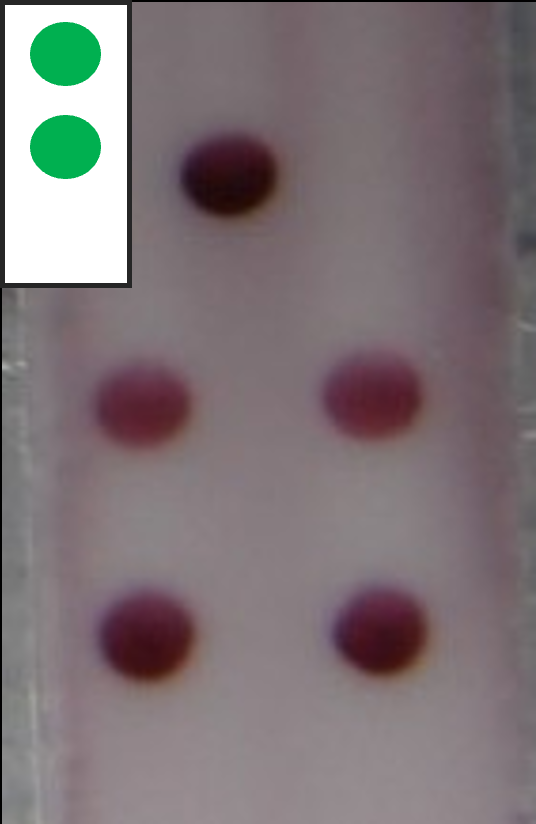
//> input picture CircleDetector/test/green_two.png, 536 x 824 px
$ ./CircleDetector   (built with g++ and OpenCV 4)
//> lines starting //> are read from the running program, lines starting //| are printed output that depends on the picture; after the words box and inside, x2 and y2 are one past the last pixel; in counts of white or black regions, pixels touching at a corner belong together
// CircleDetector.cpp : 이 파일에는 'main' 함수가 포함됩니다. 거기서 프로그램 실행이 시작되고 종료됩니다.
#include <iostream>
#include <thread>
#include <list>
#include <mutex>

#include <stdlib.h>
#include <stdio.h>

#include <opencv2/core.hpp>
#include <opencv2/opencv.hpp>
#include <opencv2/imgcodecs.hpp>
#include <opencv2/highgui.hpp>

using namespace std;
using namespace cv;

list<int> datas;

double RValue(Mat image)
{
    list <int> bluel_ist;
    list <int> green_list;
    list <int> red_list;

    //전달받은 Material 값에서 R채널 값만 따로 저장함
    for (int row = 0; row < image.rows; row++)
    {
        for (int col = 0; col < image.cols; col++)
        {
            //opencv는 BGR 채널을 쓰므로
            //0,1,2 중 가장 마지막 2채널의 image.at Material 값을 Vec3b 로 형변환하여 리스트에 저장
            red_list.push_back(image.at<Vec3b>(row, col)[2]);
        }

        //한 col을 다 돌고 난 후에는 다음 col로 넘어가기 위해 \n 을 적용
        cout << "\n" << endl;
    }

    int result = 0;

    red_list.sort();
    red_list.reverse();

    //list 반복자 선언
    list<int>::iterator it;
    int i = 0;

    //red_list 안을 반복하는 iterator it이
    //red_list의 시작에서 끝까지 돌게 될 동안
    for (it = red_list.begin(); it != red_list.end(); it++)
    {
        //왜 굳이 4*3으로 나눈다고 썼을까?
        //리턴값도 동일한 형태이므로, 채널 값을 조절하기 위한 방편이 아닐까? 생각됨
        if (i < red_list.size() / 4 * 3)
        {
            result = result + *it;
        }
    }

    return result / (red_list.size() / 4 * 3);

}

//교체된 테스트 이미지의 원 좌표를 확인할 수 있는 함수
// [46 lines left out: function printXY, not called in this run]

//카트리지 구역 내의 원 개수를 반환하는 함수
string CatrigdeHough(Mat CatRegion)
{

    //최종 결과물인 색깔 이름
    string color_name;

    //노랑과 같이 색깔이 옅은 경우,
    //카트리지에서 원의 개체수를 인지하기 어려운 문제가 발생하므로
    //이를 해결하기 위해 히스토그램 평활화를 적용
    Mat blurred;
    cvtColor(CatRegion, blurred, COLOR_BGR2GRAY);
    equalizeHist(blurred, blurred);
    blur(blurred, blurred, Size(3, 3));

    cout << blurred.rows << endl;
    vector<Vec3f> circles;

    //허프 원 검출 알고리즘을 통해
    //정해진 구역(카트리지 스티커 구역) 내 원을 검출함
    HoughCircles(blurred, circles, HOUGH_GRADIENT, 1, 50, 150, 21, 2, 500);

    int circle_count = 0;

#pragma region 검출한 원을 그려내는 부분(선택사항)
    // [15 lines of commented-out code are left out]
#pragma endregion

#pragma region 카트리지 내의 원에서 색깔을 검출하는 함수

    string color_value;
    Mat tmp = CatRegion.clone();

    Vec3f c = circles.at(0);

    //원을 포함한 rec을 먼저 얻은 뒤,
    //원과 mask를 통해 해당 영역을 검출한다.

        Point center(cvRound(c[0]), cvRound(c[1]));
        int radius = cvRound(c[2]);

        Rect rect(center.x - radius, center.y - radius, radius * 2, radius * 2);
        Mat roi(tmp, rect);
        Mat mask(roi.size(), roi.type(), Scalar::all(0));

        circle(mask, Point(radius, radius), radius, Scalar::all(255), -1);

        //최종적으로 얻은 원 구역
        Mat cropped_circle = roi & mask;

        Mat HSV_colorSpace;
        cvtColor(cropped_circle, HSV_colorSpace, COLOR_BGR2HSV);

        // hsv 컬러공간을 평균내어 Scalar값으로 변환
        Scalar mean_hsv = mean(HSV_colorSpace);

        //평균값으로만 채운 Mat을 구하고, 이 Mat의 값이 어느 범위에 속하는지 알아내어
        //색깔값 반환
        Mat mean_mat(HSV_colorSpace.rows, HSV_colorSpace.cols, CV_8UC3, Scalar(mean_hsv[0], mean_hsv[1], mean_hsv[2]));

        double mean_temp = mean_hsv[0];

        //blue, green, purple, red, yellow 중에
        //1개의 값 찾기
        if (mean_temp >= 22 && mean_temp <= 38)
        {
            color_name = "Yellow";
        }
        else if(mean_temp >= 38 && mean_temp <= 75)
        {
            color_name = "Green";
        }
        else if (mean_temp >= 75 && mean_temp <= 130)
        {
            color_name = "Blue";
        }
        else if (mean_temp >= 130 && mean_temp <= 160)
        {
            color_name = "Purple";
        }
        // hsv 공간에서 red의 영역은 시작과 끝에 걸쳐 분포하기 때문에 다음과 같이 2 영역에 해당
        else if (mean_temp >= 160 && mean_temp <= 179  ||  mean_temp < 22 && mean_temp >= 0)
        {
            color_name = "Red";
        }


#pragma endregion

    string _count = "";
    circle_count = circles.size();
    _count = to_string(circle_count) + color_name;

    return _count;
}


int main(int ac, char** av)
{

    //테스트용 파일을 읽어와 Mat 변환
    Mat image_origin;
    image_origin = imread("test/green_two.png");
//> image_origin is the input picture: 824 rows x 536 cols, CV_8UC3; mean B, G, R 119.3, 116.5, 126.7

    //정해진 위치에 테스트 파일이 없을 경우를 대비한 예외처리
    if (image_origin.rows < 0 || image_origin.cols < 0) { cout << "[SYSTEM] Please Check Test file. Test File Error : Null" << endl; }

#pragma region  테스트 이미지 내의 원 좌표 식별 함수
    /*imshow("image", image_origin);
    setMouseCallback("image", printXY, 0);

    waitKey(0);*/
#pragma endregion

#pragma region 검출 좌표들(Contol)

    //테스트 이미지의 크기를 정의
    //536*824 사이즈의 테스트 이미지
    int endofimage_x = 536;
    int endofimage_y = 824;

    //notion 페이지 표 참조
    //시약 반응이 나타나는 5개의 점 좌표를 다음과 같이 고정 입력합니다.
    //각 2개가 한 쌍의 범위입니다. (1,2   3,4   5,6   7,8   9,10)
    int x_1 = 179;
    int y_1 = 127;
    int x_2 = 273;
    int y_2 = 218;

    int x_3 = 96;
    int y_3 = 358;
    int x_4 = 189;
    int y_4 = 452;

    int x_5 = 324;
    int y_5 = 340;
    int x_6 = 414;
    int y_6 = 441;

    int x_7 = 91;
    int y_7 = 576;
    int x_8 = 188;
    int y_8 = 685;

    int x_9 = 321;
    int y_9 = 583;
    int x_10 = 432;
    int y_10 = 680;

#pragma endregion

#pragma region 카트리지 좌표들

    //위의 검출 좌표와 마찬가지로,
    //카트리지 영역 내의 좌표를 (a,b   c,d   e,f) 쌍으로 고정합니다.
    int a_x = 20;
    int a_y = 18;
    int b_x = 109;
    int b_y = 92;

    int c_x = 16;
    int c_y = 107;
    int d_x = 105;
    int d_y = 183;

    int e_x = 25;
    int e_y = 201;
    int f_x = 111;
    int f_y = 273;

#pragma endregion

    //오리지널 이미지를 gray 이미지로 변환하여
    //5구획으로 나눔
    Mat gray_image;
    cvtColor(image_origin, gray_image, COLOR_BGR2GRAY);

    Mat gray_region;
    gray_region = gray_image(Range(0, endofimage_y), Range(0, endofimage_x));

    Mat region_1 = image_origin(Range(y_1, y_2), Range(x_1, x_2));
    Mat region_2 = image_origin(Range(y_3, y_4), Range(x_3, x_4));
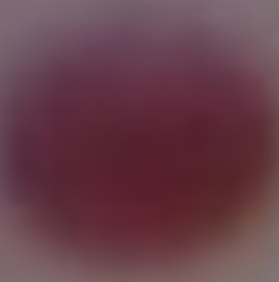
//> region_2: 94 rows x 93 cols, CV_8UC3 (shown 3 times larger); mean B, G, R 73.9, 62.3, 103.3
    Mat region_3 = image_origin(Range(y_5, y_6), Range(x_5, x_6));
    Mat region_4 = image_origin(Range(y_7, y_8), Range(x_7, x_8));
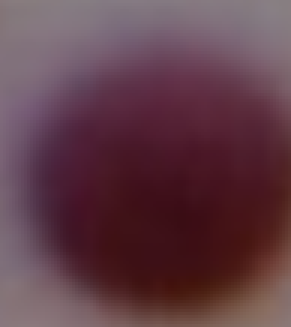
//> region_4: 109 rows x 97 cols, CV_8UC3 (shown 3 times larger); mean B, G, R 71.8, 61, 96.6
    Mat region_5 = image_origin(Range(y_9, y_10), Range(x_9, x_10));
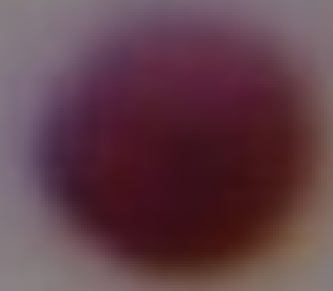
//> region_5: 97 rows x 111 cols, CV_8UC3 (shown 3 times larger); mean B, G, R 73, 63.1, 97.3

#pragma region RValue 확인 및 콘솔 출력 파트

    double rValue1 = RValue(region_1);
//> after the loop in RValue, `for (int row = 0; row < image.rows; row++)`: red_list = 8554 items
//> the loop in RValue, `for (it = red_list.begin(); it != red_list.end(); it++)` made 8554 passes
//> result on passes 1 to 12: 117, 234, 350, 466, 582, 698, 814, 930, 1046, 1162, 1278, 1394
//> after the loop in RValue, `for (it = red_list.begin(); it != red_list.end(); it++)`: result = 563462
//> rValue1 = 87
    double rValue2 = RValue(region_2);
//> the loop in RValue (call 2), `for (it = red_list.begin(); it != red_list.end(); it++)` made 8742 passes
//> result on passes 1 to 12: 129, 258, 387, 516, 645, 774, 903, 1032, 1161, 1290, 1419, 1548
//> rValue2 = 137
    double rValue3 = RValue(region_3);
//> rValue3 = 137
    double rValue4 = RValue(region_4);
//> rValue4 = 128
    double rValue5 = RValue(region_5);
//> rValue5 = 129

    printf("Control 1의 R value :  %f\n", 255 - rValue1);
//| Control 1의 R value :  168.000000
    printf("Test 1의 R value :  %f\n", 255 - rValue2);
//| Test 1의 R value :  118.000000
    printf("Test 2의 R value :  %f\n", 255 - rValue3);
//| Test 2의 R value :  118.000000
    printf("Test 3의 R value :  %f\n", 255 - rValue4);
//| Test 3의 R value :  127.000000
    printf("Test 4의 R value :  %f\n", 255 - rValue5);
//| Test 4의 R value :  126.000000

#pragma endregion

#pragma region 카트리지 색 및 타입 출력

    Mat cat;
    cat = image_origin(Range(10, f_y), Range(10, f_x));
    string CatResult = CatrigdeHough(cat);
//> in CatrigdeHough, `blur(blurred, blurred, Size(3, 3));`:
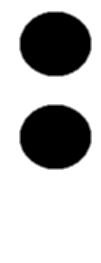
//> blurred: 263 rows x 101 cols, CV_8UC1; min 0, max 255, mean 185.3
//| 263
//> in CatrigdeHough, `HoughCircles(blurred, circles, HOUGH_GRADIENT, 1, 50, 150, 21, 2, 500);`: circles = 2 circles (x, y, radius): [51.5, 43.5, 31.8], [51.5, 136.5, 31.8]
//> in CatrigdeHough, `Vec3f c = circles.at(0);`: c = [51.5, 43.5, 31.8]
//> in CatrigdeHough, `Point center(cvRound(c[0]), cvRound(c[1]));`: center = Point(52, 44)
//> in CatrigdeHough, `int radius = cvRound(c[2]);`: radius = 32
//> in CatrigdeHough, `Rect rect(center.x - radius, center.y - radius, radius * 2, radius * 2);`: rect = Rect(20, 12, 64, 64)
//> in CatrigdeHough, `circle(mask, Point(radius, radius), radius, Scalar::all(255), -1);`:
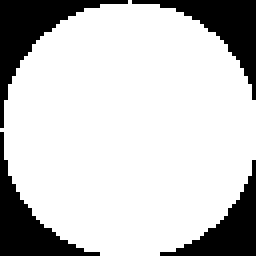
//> mask: 64 rows x 64 cols, CV_8UC3 (shown 4 times larger); 78.3% white; 4 black regions, box (x1, y1, x2, y2) and area: (0, 0, 32, 32) 254, (33, 0, 64, 25) 222, (0, 33, 25, 64) 222, (40, 40, 64, 64) 191
//> in CatrigdeHough, `Mat cropped_circle = roi & mask;`:
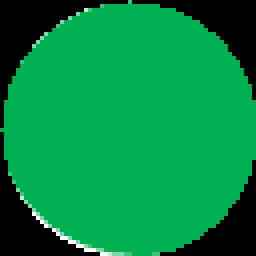
//> cropped_circle: 64 rows x 64 cols, CV_8UC3 (shown 4 times larger); mean B, G, R 64.1, 138.5, 2.2
//> in CatrigdeHough, `cvtColor(cropped_circle, HSV_colorSpace, COLOR_BGR2HSV);`: HSV_colorSpace: 64 rows x 64 cols, CV_8UC3; mean H, S, V 57.6, 197.3, 138.5
//> in CatrigdeHough, `Scalar mean_hsv = mean(HSV_colorSpace);`: mean_hsv = Scalar(57.63, 197.3, 138.5)
//> in CatrigdeHough, `Mat mean_mat(HSV_colorSpace.rows, HSV_colorSpace.cols, CV_8UC3, Scalar..`:
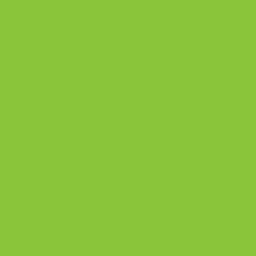
//> mean_mat: 64 rows x 64 cols, CV_8UC3 (shown 4 times larger); mean B, G, R 58, 197, 138
//> in CatrigdeHough, `double mean_temp = mean_hsv[0];`: mean_temp = 57.63
//> in CatrigdeHough, `circle_count = circles.size();`: circle_count = 2
//> CatResult = "2Green"

    if (CatResult.size() <= 0)
    {
        cout << "Don't know Catridge type! " << endl;
    }
    else
    {
        cout << "Circle_Count : " + CatResult  + "개" << endl;
//| Circle_Count : 2Green개
    }
#pragma endregion


}
